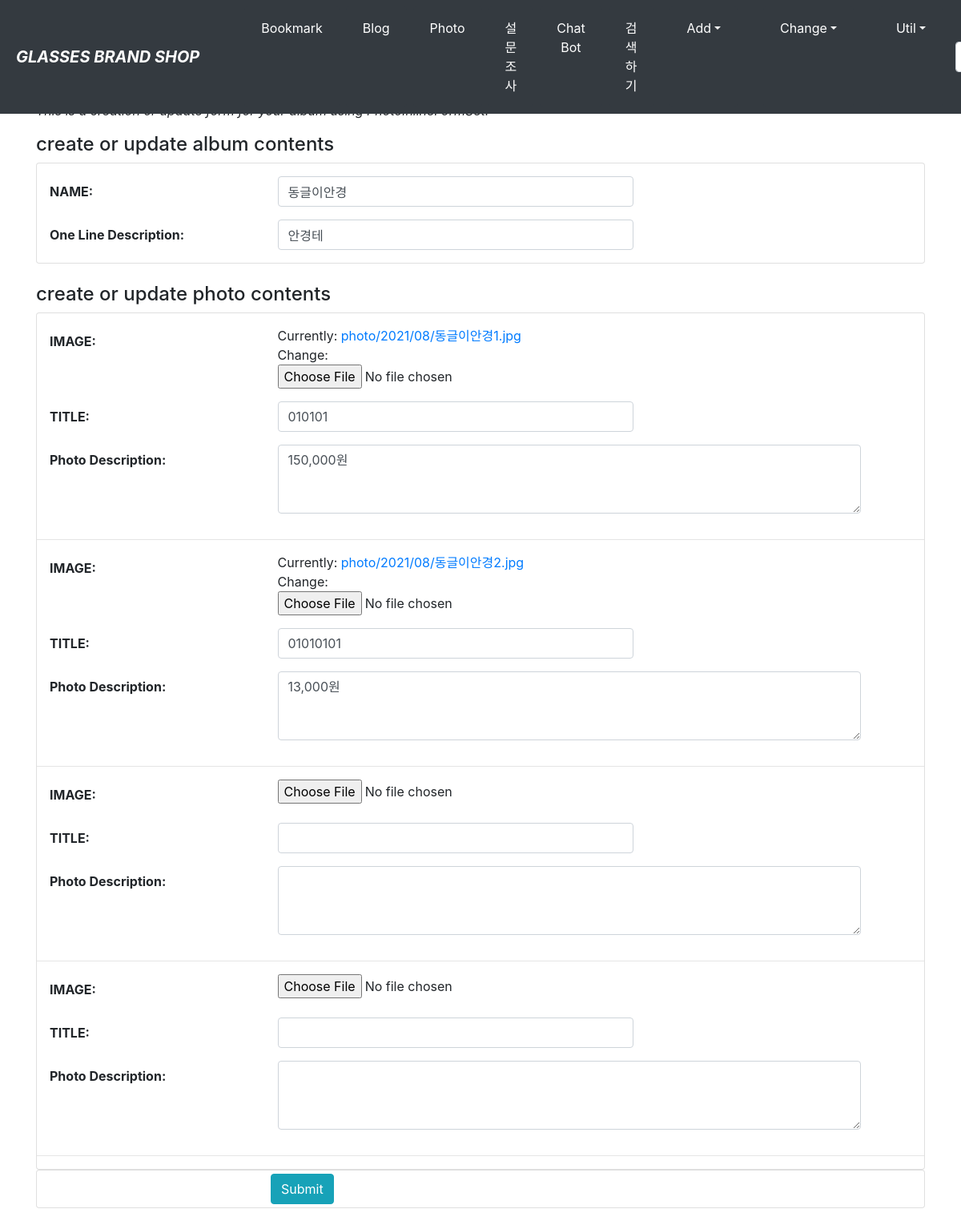
The app's page /photo/album/4/update/ (signed in) with its own data.
### photo/models.py (models this page shows, shortened)
class Album(models.Model):
    name = models.CharField('NAME', max_length=30)
    description = models.CharField('One Line Description', max_length=100, blank=True)
    owner = models.ForeignKey('auth.User', on_delete=models.CASCADE, verbose_name='OWNER', blank=True, null=True)
    class Meta:
        ordering = ('name',)

class Photo(models.Model):
    album = models.ForeignKey(Album, on_delete=models.CASCADE)
    title = models.CharField('TITLE', max_length=30)
    description = models.TextField('Photo Description', blank=True)
    image = ThumbnailImageField('IMAGE', upload_to='photo/%Y/%m')
    upload_dt = models.DateTimeField('UPLOAD DATE', auto_now_add=True)
    owner = models.ForeignKey('auth.User', on_delete=models.CASCADE, verbose_name='OWNER', blank=True, null=True)
    class Meta:
        ordering = ('title',)

### photo/views.py (the view, shortened to what this page needs)
# urls.py: path('album/<int:pk>/update/', views.AlbumPhotoUV.as_view(), name='album_update'),
class AlbumPhotoUV(OwnerOnlyMixin, UpdateView):
    model = Album
    fields = ('name', 'description')
    success_url = reverse_lazy('photo:index')
    def get_context_data(self, **kwargs):
        context = super().get_context_data(**kwargs)
        if self.request.POST:
            context['formset'] = PhotoInlineFormSet(self.request.POST, self.request.FILES, instance=self.object)
        else:
            context['formset'] = PhotoInlineFormSet(instance=self.object)
        return context

### mysite/views.py (called while the page is built)
    def get(self, request, *args, **kwargs):
        self.object = self.get_object()
        if self.request.user != self.object.owner:
            self.handle_no_permission()
        return super().get(request, *args, **kwargs)

### photo/templates/photo/album_form.html (shortened to what this page needs)
{% extends "base.html" %}
{% load widget_tweaks %}
{% block content %}
    <h1>Album-Photo Create/Update - {{user}}</h1>
    <p class="font-italic">This is a creation or update form for your album using PhotoInlineFormSet.</p>
    {% if form.is_multipart or formset.is_multipart %}
    <form enctype="multipart/form-data" action="" method="post">
    {% else %}
    <form action="." method="post">
    {% endif %}
        <h4>create or update album contents</h4>
        <fieldset class="card pt-3">
            <div class="form-group row">
                {{ form.name|add_label_class:"col-form-label col-sm-3 ml-3 font-weight-bold" }}
                <div class="col-sm-5">
                    {{ form.name|add_class:"form-control"|attr:"autofocus" }}
                </div>
            </div>
            <div class="form-group row">
                {{ form.description|add_label_class:"col-form-label col-sm-3 ml-3 font-weight-bold" }}
                <div class="col-sm-5">
                    {{ form.description|add_class:"form-control" }}
                </div>
            </div>
        </fieldset>
        <br>
        <h4>create or update photo contents</h4>
        <fieldset class="card pt-3">
            {% for form in formset %}
            <div class="form-group row">
                {{ form.image|add_label_class:"col-form-label col-sm-3 ml-3 font-weight-bold" }}
                <div class="col-sm-5">
                    {{ form.image|add_class:"form-control-file" }}
                </div>
            </div>
            <div class="form-group row">
                {{ form.title|add_label_class:"col-form-label col-sm-3 ml-3 font-weight-bold" }}
                <div class="col-sm-5">
                    {{ form.title|add_class:"form-control" }}
                </div>
            </div>
            <div class="form-group row">
                {{ form.description|add_label_class:"col-form-label col-sm-3 ml-3 font-weight-bold" }}
                <div class="col-sm-8">
                    {{ form.description|add_class:"form-control"|attr:"rows:3" }}
                </div>
            </div>
            <hr>
            {% endfor %}
        </fieldset>
        <div class="form-group card py-1">
            <div class="offset-sm-3 col-sm-5">
                <input type="submit" value="Submit" class="btn btn-info"/>
            </div>
        </div>
    </form>
{% endblock %}

### records on screen
Album: name|add_label_class "NAME:", name "동글이안경", description|add_label_class "One Line Description:", description "안경테"
Photo: image|add_label_class "IMAGE:", title|add_label_class "TITLE:", description|add_label_class "Photo Description:"
Photo: image|add_label_class "IMAGE:", title|add_label_class "TITLE:", description|add_label_class "Photo Description:"
